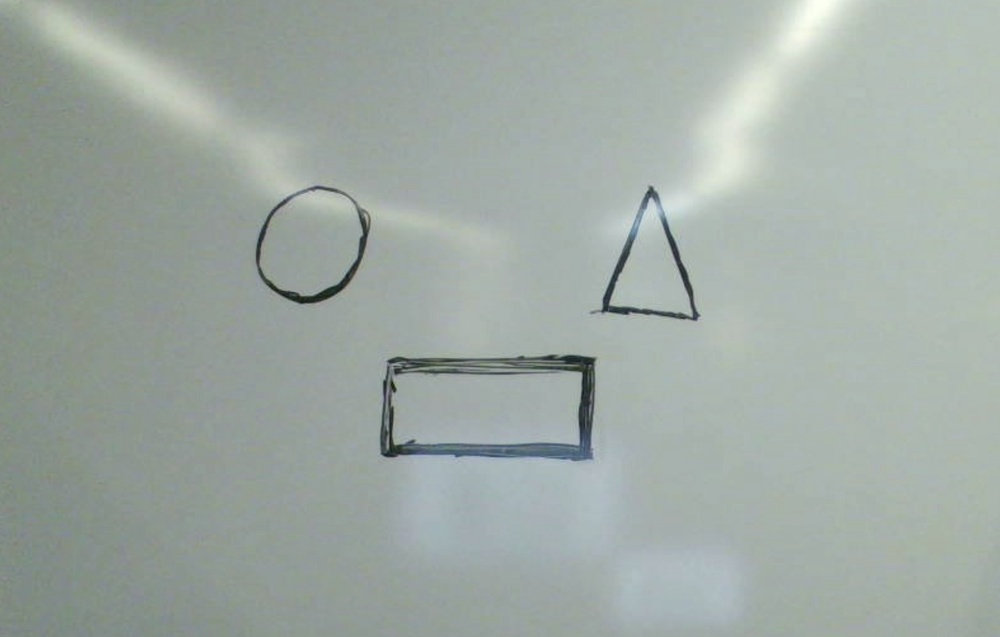
#> input picture ex-images/canvasImage.jpeg, 1000 x 637 px, shrunk from 1532 x 976 before the run
$ python bruh.py
#> lines starting #> are read from the running program, lines starting #| are printed output that depends on the picture; after the words box and inside, x2 and y2 are one past the last pixel; in counts of white or black regions, pixels touching at a corner belong together
import cv2
import numpy as np

# read image
img = cv2.imread('ex-images/canvasImage.jpeg')
#> img is the input picture: shape (637, 1000, 3); mean B, G, R 163.6, 169.3, 159.1

# convert to grayscale
gray = cv2.cvtColor(img, cv2.COLOR_BGR2GRAY)

# threshold
thresh = cv2.threshold(gray, 128, 255, cv2.THRESH_BINARY_INV)[1]
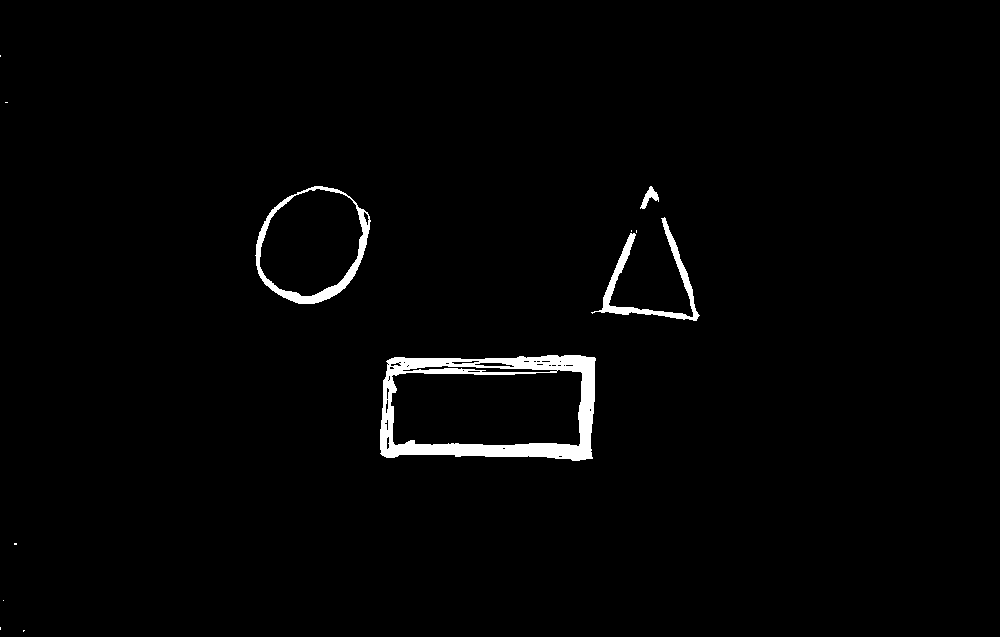
#> thresh: shape (637, 1000); 1.7% white; 12 white regions (8 under 20 px)

cv2.imshow("bounding_box", thresh)
cv2.waitKey(0)

# get contours
result = img.copy()
contours = cv2.findContours(thresh, cv2.RETR_EXTERNAL, cv2.CHAIN_APPROX_SIMPLE)
#> contours = 12 contours, 8 with area under 20; largest, box (x1, y1, x2, y2) and area: (380, 355, 596, 461) 20676, (255, 186, 371, 304) 10067, (591, 217, 700, 321) 1397, (640, 186, 659, 209) 144
contours = contours[0] if len(contours) == 2 else contours[1]
for cntr in contours:
    x, y, w, h = cv2.boundingRect(cntr)
    if (w * h) > 1000:
        cv2.rectangle(result, (x, y), (x + w, y + h), (0, 0, 255), 2)
        print("x,y,w,h:", x, y, w, h)
#> this loop made 12 passes
#> (cntr, x, y, w, h) on passes 1, 2, 4, 6, 7, 11, 12: ([[23, 630], [23, 631], [24, 630]], 23, 630, 2, 2), ([[0, 627], [0, 629]], 0, 627, 1, 3), ([[14, 543], [14, 544], [16, 544], [16, 543]], 14, 543, 3, 2), ([[636, 230], [636, 232]], 636, 230, 1, 3), ([[631, 230], [631, 231]], 631, 230, 1, 2), ([[5, 102], [7, 102]], 5, 102, 3, 1), ([[0, 55], [0, 56]], 0, 55, 1, 2)
#> (x, y, w, h) on passes 3, 5, 8, 9, 10: (3, 600, 1, 1), (380, 355, 216, 106), (591, 217, 109, 104), (640, 186, 19, 23), (255, 186, 116, 118)
#| x,y,w,h: 380 355 216 106
#| x,y,w,h: 591 217 109 104
#| x,y,w,h: 255 186 116 118
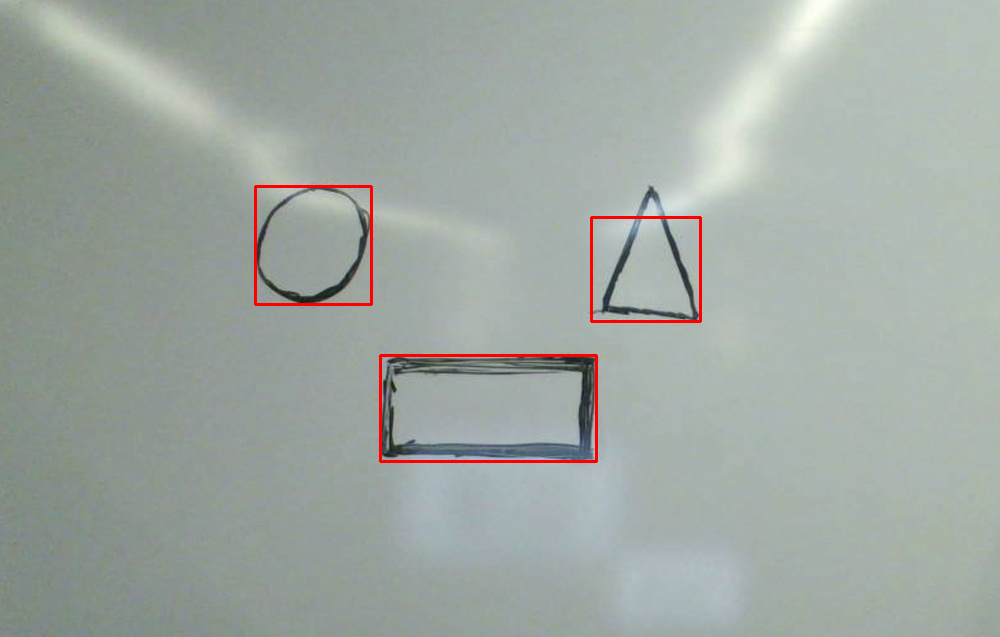
#> result: shape (637, 1000, 3); 0.72% of pixels changed, all inside (x1, y1, x2, y2) = (254, 185, 702, 463)


# show thresh and result
cv2.imshow("bounding_box", result)
cv2.waitKey(0)
cv2.destroyAllWindows()
